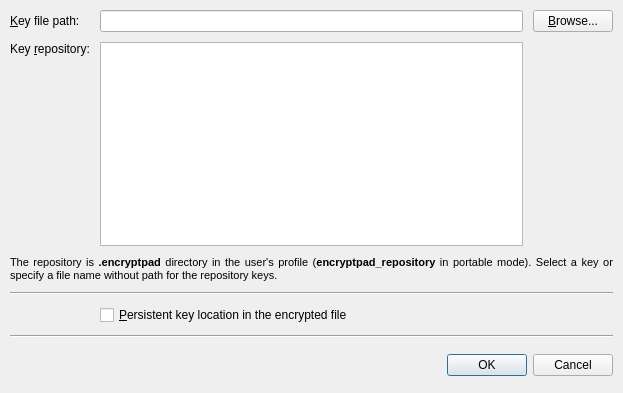
<?xml version="1.0" encoding="UTF-8"?>
<ui version="4.0">
 <class>SetKeyDialog</class>
 <widget class="QDialog" name="SetKeyDialog">
  <property name="windowModality">
   <enum>Qt::ApplicationModal</enum>
  </property>
  <property name="geometry">
   <rect>
    <x>0</x>
    <y>0</y>
    <width>623</width>
    <height>393</height>
   </rect>
  </property>
  <property name="sizePolicy">
   <sizepolicy hsizetype="Fixed" vsizetype="Fixed">
    <horstretch>0</horstretch>
    <verstretch>0</verstretch>
   </sizepolicy>
  </property>
  <property name="minimumSize">
   <size>
    <width>523</width>
    <height>387</height>
   </size>
  </property>
  <property name="windowTitle">
   <string>Set Encryption Key</string>
  </property>
  <property name="layoutDirection">
   <enum>Qt::LeftToRight</enum>
  </property>
  <property name="styleSheet">
   <string notr="true"/>
  </property>
  <property name="modal">
   <bool>true</bool>
  </property>
  <layout class="QGridLayout" name="gridLayout">
   <item row="0" column="0">
    <layout class="QGridLayout" name="gridLayout_2">
     <property name="sizeConstraint">
      <enum>QLayout::SetDefaultConstraint</enum>
     </property>
     <property name="leftMargin">
      <number>10</number>
     </property>
     <property name="topMargin">
      <number>10</number>
     </property>
     <property name="rightMargin">
      <number>10</number>
     </property>
     <property name="bottomMargin">
      <number>10</number>
     </property>
     <property name="spacing">
      <number>10</number>
     </property>
     <item row="1" column="0">
      <widget class="QLabel" name="label">
       <property name="text">
        <string>Key &amp;repository:</string>
       </property>
       <property name="alignment">
        <set>Qt::AlignLeading|Qt::AlignLeft|Qt::AlignTop</set>
       </property>
       <property name="buddy">
        <cstring>uiRepositoryListView</cstring>
       </property>
      </widget>
     </item>
     <item row="3" column="0" colspan="3">
      <widget class="Line" name="line">
       <property name="orientation">
        <enum>Qt::Horizontal</enum>
       </property>
      </widget>
     </item>
     <item row="0" column="1">
      <widget class="QLineEdit" name="uiKeyFilePath">
       <property name="enabled">
        <bool>true</bool>
       </property>
       <property name="sizePolicy">
        <sizepolicy hsizetype="Minimum" vsizetype="Fixed">
         <horstretch>0</horstretch>
         <verstretch>0</verstretch>
        </sizepolicy>
       </property>
       <property name="baseSize">
        <size>
         <width>0</width>
         <height>0</height>
        </size>
       </property>
      </widget>
     </item>
     <item row="5" column="0" colspan="3">
      <widget class="Line" name="line_2">
       <property name="orientation">
        <enum>Qt::Horizontal</enum>
       </property>
      </widget>
     </item>
     <item row="0" column="2">
      <widget class="QPushButton" name="uiFileDialog">
       <property name="sizePolicy">
        <sizepolicy hsizetype="Minimum" vsizetype="Fixed">
         <horstretch>0</horstretch>
         <verstretch>0</verstretch>
        </sizepolicy>
       </property>
       <property name="baseSize">
        <size>
         <width>0</width>
         <height>0</height>
        </size>
       </property>
       <property name="layoutDirection">
        <enum>Qt::RightToLeft</enum>
       </property>
       <property name="text">
        <string>&amp;Browse...</string>
       </property>
       <property name="autoDefault">
        <bool>false</bool>
       </property>
       <property name="flat">
        <bool>false</bool>
       </property>
      </widget>
     </item>
     <item row="1" column="1">
      <widget class="QListView" name="uiRepositoryListView"/>
     </item>
     <item row="0" column="0">
      <widget class="QLabel" name="lblKeyFilePath">
       <property name="sizePolicy">
        <sizepolicy hsizetype="Fixed" vsizetype="Preferred">
         <horstretch>0</horstretch>
         <verstretch>0</verstretch>
        </sizepolicy>
       </property>
       <property name="styleSheet">
        <string notr="true"/>
       </property>
       <property name="text">
        <string>&amp;Key file path:</string>
       </property>
       <property name="buddy">
        <cstring>uiKeyFilePath</cstring>
       </property>
      </widget>
     </item>
     <item row="4" column="1">
      <widget class="QCheckBox" name="uiPersistKeyLocation">
       <property name="text">
        <string>&amp;Persistent key location in the encrypted file</string>
       </property>
      </widget>
     </item>
     <item row="2" column="0" colspan="3">
      <widget class="QLabel" name="label_2">
       <property name="font">
        <font>
         <pointsize>8</pointsize>
        </font>
       </property>
       <property name="text">
        <string>The repository is &lt;b&gt;.encryptpad&lt;/b&gt; directory in the user's profile (&lt;b&gt;encryptpad_repository&lt;/b&gt; in portable mode). Select a key or specify a file name without path for the repository keys.</string>
       </property>
       <property name="alignment">
        <set>Qt::AlignJustify|Qt::AlignVCenter</set>
       </property>
       <property name="wordWrap">
        <bool>true</bool>
       </property>
      </widget>
     </item>
     <item row="6" column="0" colspan="3">
      <widget class="QDialogButtonBox" name="buttonBox">
       <property name="minimumSize">
        <size>
         <width>0</width>
         <height>35</height>
        </size>
       </property>
       <property name="standardButtons">
        <set>QDialogButtonBox::Cancel|QDialogButtonBox::Ok</set>
       </property>
      </widget>
     </item>
    </layout>
   </item>
  </layout>
 </widget>
 <layoutdefault spacing="0" margin="0"/>
 <tabstops>
  <tabstop>uiKeyFilePath</tabstop>
  <tabstop>uiFileDialog</tabstop>
  <tabstop>uiRepositoryListView</tabstop>
  <tabstop>uiPersistKeyLocation</tabstop>
 </tabstops>
 <resources/>
 <connections>
  <connection>
   <sender>uiKeyFilePath</sender>
   <signal>textChanged(QString)</signal>
   <receiver>uiRepositoryListView</receiver>
   <slot>clearSelection()</slot>
   <hints>
    <hint type="sourcelabel">
     <x>164</x>
     <y>30</y>
    </hint>
    <hint type="destinationlabel">
     <x>175</x>
     <y>80</y>
    </hint>
   </hints>
  </connection>
  <connection>
   <sender>buttonBox</sender>
   <signal>accepted()</signal>
   <receiver>SetKeyDialog</receiver>
   <slot>accept()</slot>
   <hints>
    <hint type="sourcelabel">
     <x>300</x>
     <y>347</y>
    </hint>
    <hint type="destinationlabel">
     <x>300</x>
     <y>193</y>
    </hint>
   </hints>
  </connection>
  <connection>
   <sender>buttonBox</sender>
   <signal>rejected()</signal>
   <receiver>SetKeyDialog</receiver>
   <slot>reject()</slot>
   <hints>
    <hint type="sourcelabel">
     <x>300</x>
     <y>347</y>
    </hint>
    <hint type="destinationlabel">
     <x>300</x>
     <y>193</y>
    </hint>
   </hints>
  </connection>
  <connection>
   <sender>uiRepositoryListView</sender>
   <signal>doubleClicked(QModelIndex)</signal>
   <receiver>SetKeyDialog</receiver>
   <slot>accept()</slot>
   <hints>
    <hint type="sourcelabel">
     <x>305</x>
     <y>142</y>
    </hint>
    <hint type="destinationlabel">
     <x>300</x>
     <y>193</y>
    </hint>
   </hints>
  </connection>
 </connections>
 <designerdata>
  <property name="gridDeltaX">
   <number>10</number>
  </property>
  <property name="gridDeltaY">
   <number>10</number>
  </property>
  <property name="gridSnapX">
   <bool>true</bool>
  </property>
  <property name="gridSnapY">
   <bool>true</bool>
  </property>
  <property name="gridVisible">
   <bool>true</bool>
  </property>
 </designerdata>
</ui>
